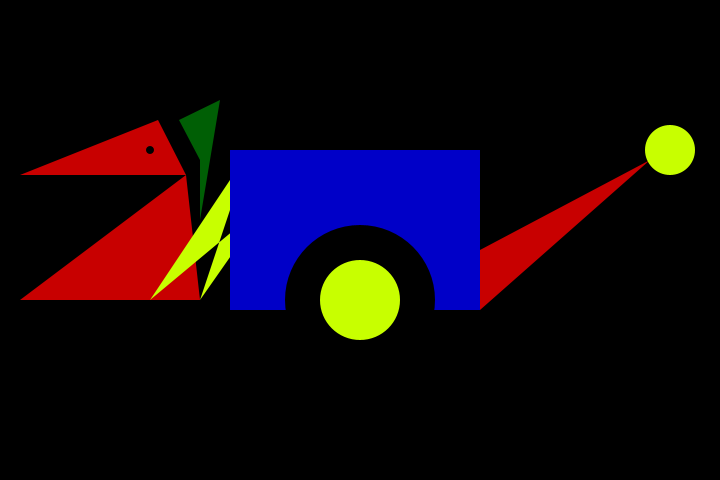
Frame 1 (no input)
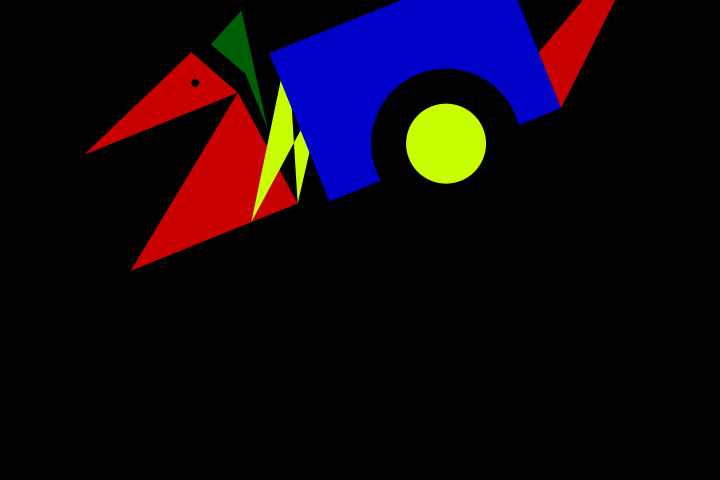
Frame 60 (the mouse pressed at the canvas centre just before this capture)
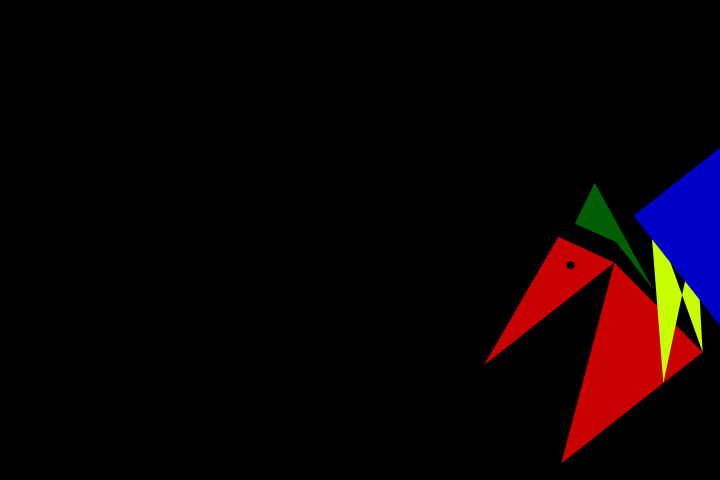
Frame 120 (the mouse held since frame 60 and released just before this capture)

The Processing sketch that drew these frames (run headless with seeded random() and noise(); from frame 60 on, the mouse is pressed at the canvas centre):

// Processing sketch: processing_56468
// ── processing_56468.pde

float angle = 0.0;

void setup() {
size(720, 480);
smooth();
noStroke();
}


void draw() {
  background(0, 0, 0);
  translate(mouseX,mouseY);
   rotate(angle);
  angle += 0.1;

//Head
  fill(200, 0, 0);
int v = 175;
triangle(20, v, 158, 120, 186, 175); //upperjaw
triangle(186, v, 20, 300, 200, 300); //lowerjaw
fill(0);
ellipse(150, 150, 8, 8);

//neck
fill(0, 95, 05);
quad(200, 220, 220, 100, 179, 120, 200, 160);

fill(200, 300, 0);
quad(270, 200, 150, 300, 250, 150, 200, 300);

//body

fill(0, 0, 200);
rect(230, 150, 250, 160);

//wheel

fill(0, 0, 0);
smooth();
int y = 360;
int d = 300;
ellipse(y, d, 150, 150);

fill(200, 300, 0);
ellipse(y, d, 80, 80);

//tail
fill(200, 0, 0);
triangle(480, 250, 650, 160, 480, 310);

//tail orb


 if(mousePressed) {
   fill(0, 0, 0);
ellipse(670, 150, 50, 50);
 }else{
fill(200, 300, 0);
ellipse(670, 150, 50, 50);
 }
}

  
